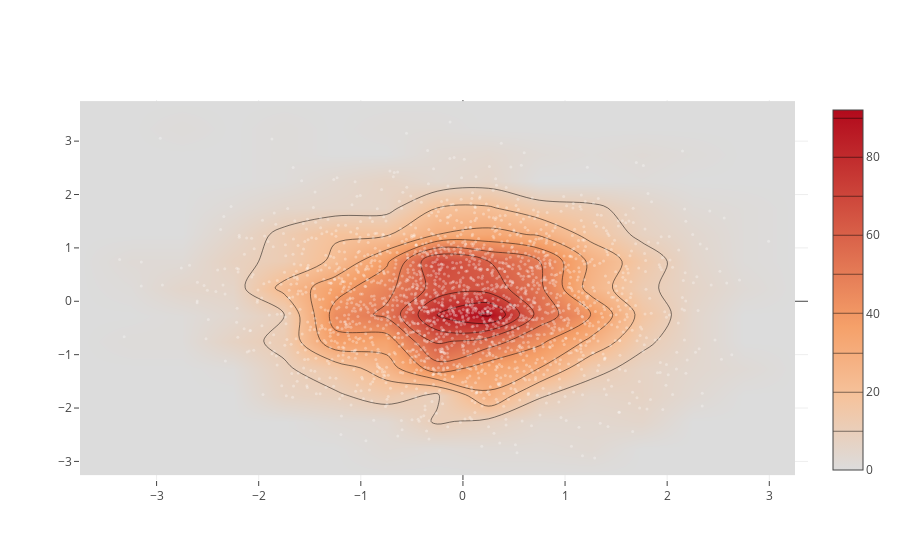

Notebook cell for this chart:
### Code cell
x = np.random.randn(2000)
y = np.random.randn(2000)
iplot([Histogram2dContour(x=x, y=y, contours=Contours(coloring='heatmap')),
       Scatter(x=x, y=y, mode='markers', marker=Marker(color='white', size=3, opacity=0.3))], show_link=False)

### Figure 1 — Plotly figure (JSON) as saved in the notebook; plotly's stock layout.template omitted (floating-point values rounded to 4 significant figures; data arrays with more than 128 entries replaced by an {"elided": "..."} marker saying what was removed)
{"data": [{"contours": {"coloring": "heatmap"}, "type": "histogram2dcontour", "x": {"elided": "2000 float values"}, "y": {"elided": "2000 float values"}}, {"marker": {"color": "white", "opacity": 0.3, "size": 3}, "mode": "markers", "type": "scatter", "x": {"elided": "2000 float values"}, "y": {"elided": "2000 float values"}}], "layout": {}}
